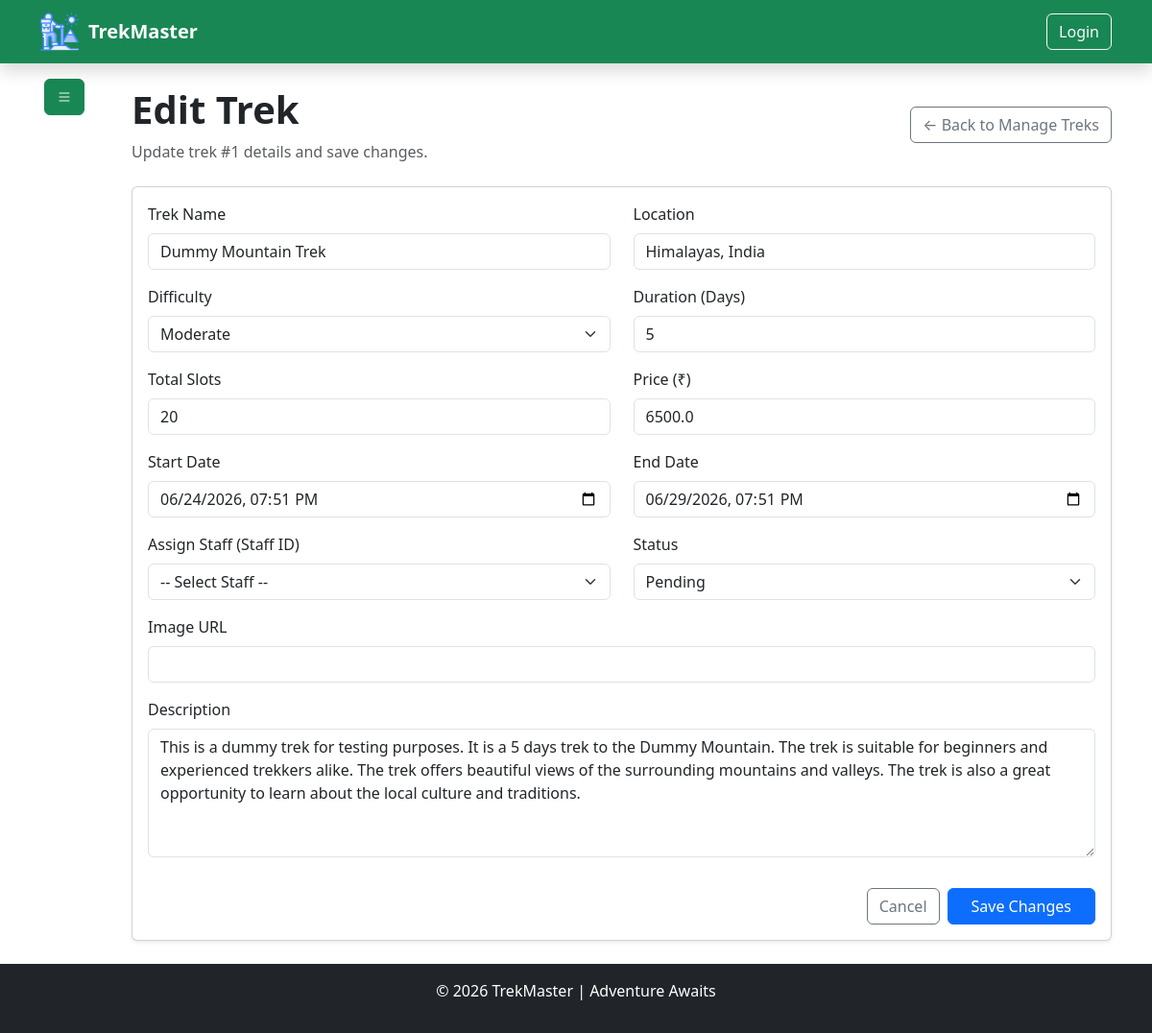
/admin/edittrek/1 (signed in), run on an earlier commit of the app's database.
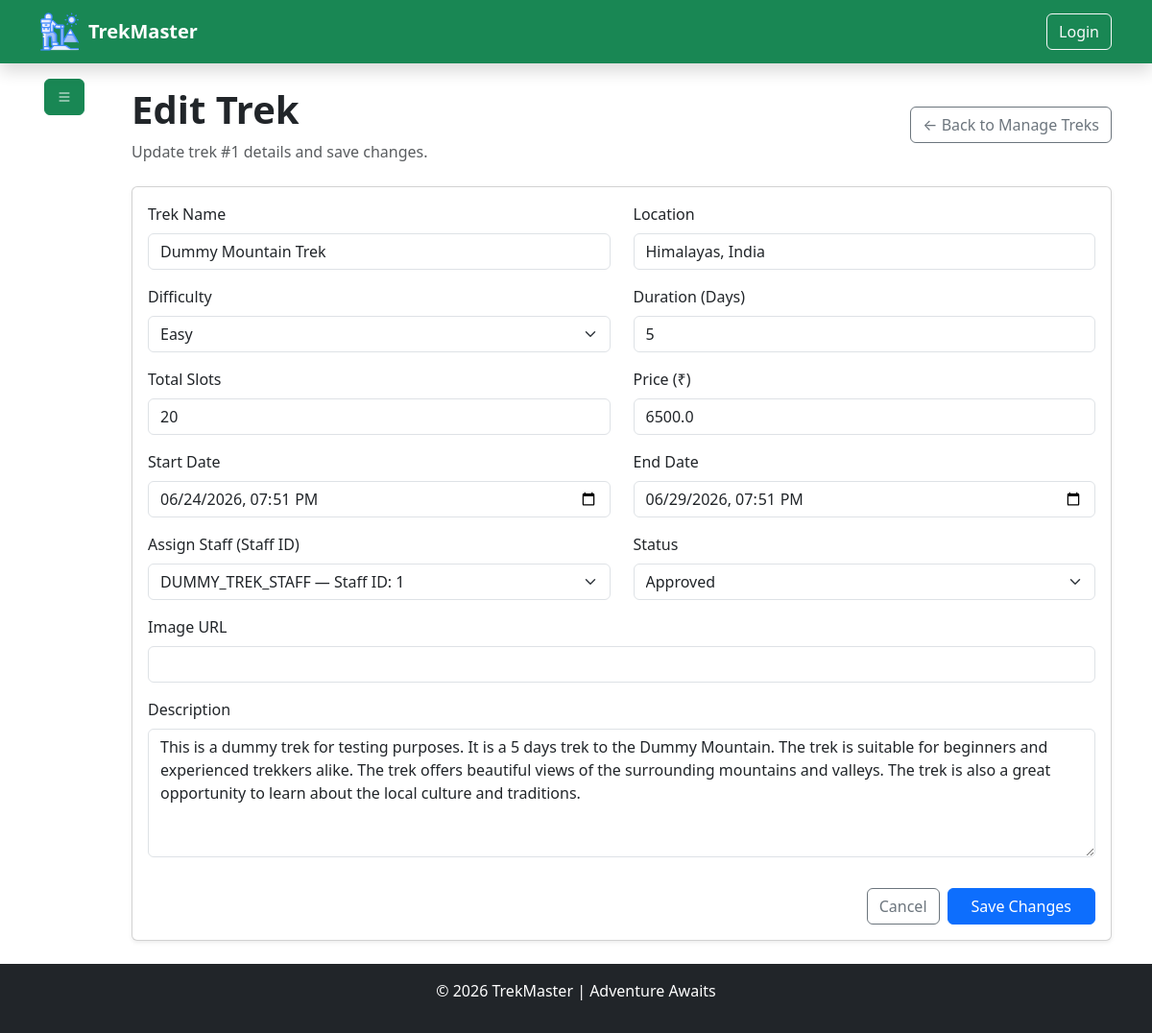
And on a later commit of the database.
### model/model.py (models this page shows, shortened)
class BaseModel(TimeStampMixin, db.Model):
    __abstract__ = True  ## means this class is not a table in the database, but it can be inherited by other models to have common fields [new concept of abstract base class in SQLAlchemy]
    id = db.Column(db.Integer, primary_key=True)

class StaffModel(BaseModel):
    __tablename__ = "staffs"
    user_id = db.Column(
        db.Integer, db.ForeignKey("users.id"), nullable=False, unique=True
    )
    joining_date = db.Column(db.DateTime, default=datetime.utcnow, nullable=False)
    experience = db.Column(db.Integer, nullable=False, default=0)  # in years
    address = db.Column(db.String(200), nullable=True, default="Add your address now")
    contact_number = db.Column(
        db.String(15), nullable=True, default="Add your contact number now"
    )
    staff_bio = db.Column(db.String(500), nullable=True, default="Add your bio now")
    Profile_status = db.Column(db.Enum(StaffStatus), default=StaffStatus.PENDING, nullable=False)
    treks = db.relationship(
        "TrekModel",
        backref=db.backref("staff", lazy=True),
        foreign_keys="TrekModel.assigned_staff_id",
        lazy=True,
    )  # one to many relationship with TrekModel

class UserModel(BaseModel):  ## trekkers [by default] , staff [call StaffModel] , admin [programitically created]
    __tablename__ = "users"
    username = db.Column(db.String(50), nullable=False)
    email = db.Column(db.String(100), unique=True, nullable=False)
    phone = db.Column(db.String(15), unique=True, nullable=False)
    password_hash = db.Column(db.String(128), nullable=False)
    role = db.Column(db.Enum(UserRole), default=UserRole.TREKKER, nullable=False)
    """
    # db.Enum is used to store the enum values in the database as strings, and it will automatically handle the conversion between the enum and the string representation in the database.
    # raw syntax : db.Enum("admin" , "user" , "staff" , name = "user_roles")  # this is the raw syntax to create enum in SQLAlchemy, but we are using python enum class to create enum and then using it in the model.
    """
    is_active = db.Column(db.Boolean, default=True, nullable=False)
    is_blacklisted = db.Column(db.Boolean, default=False, nullable=False)
    blacklisted_reason = db.Column(db.String(500), nullable=True)
    bookings = db.relationship(
        "BookingModel",  ## here we specify the python model name not the table name
        backref=db.backref("user", lazy=True), # gives booking132.user to access the user who made the booking
        foreign_keys="BookingModel.user_id",  # which foreign key should be used
        lazy=True,
        cascade="all, delete-orphan",  # if a user is deleted, all their bookings will be deleted as well
    )
    staff_profile = db.relationship(
        "StaffModel",
        backref=db.backref("user", uselist=False),
        uselist=False,
        cascade="all, delete-orphan",
    )
    reviews = db.relationship(
        "TrekReviewModel",
        backref=db.backref("user", lazy=True),
        foreign_keys="TrekReviewModel.user_id",
        lazy=True,
        cascade="all, delete-orphan",
    )

### utils/authentication.py (the view)
    def wrapper(*args , **kwargs):
        if "user_id" not in session:
            flash("Please log in to access this page.", "danger")
            return redirect("/auth/login")
        user = UserModel.query.filter_by(id=session["user_id"]).first()
        if not user:
            flash("User not found.", "danger")
            return redirect("/auth/login")
        return func(
            *args,
            **kwargs
        )

### controller/admin_controller.py (called while the page is built)
def get_approved_staff_users():
    approved_staff_profiles = StaffModel.query.filter_by(
        Profile_status=StaffStatus.APPROVED
    ).all()
    return [staff.user for staff in approved_staff_profiles if staff.user]

def form_data_from_trek(trek_obj):
    return {
        "name": trek_obj.name,
        "location": trek_obj.location,
        "difficulty": trek_obj.difficulty.value,
        "duration": trek_obj.duration,
        "total_slots": trek_obj.total_slots,
        "price": float(trek_obj.price),
        "starting_at": trek_obj.starting_at.strftime("%Y-%m-%dT%H:%M"),
        "ending_at": trek_obj.ending_at.strftime("%Y-%m-%dT%H:%M"),
        "assigned_staff_id": trek_obj.assigned_staff_id,
        "status": trek_obj.status.value,
        "image_url": trek_obj.image_url or "",
        "description": trek_obj.description or "",
    }

### routes/admin_routes.py (called while the page is built)
@admin_bp.route("/edittrek/<int:trek_id>", methods=["GET", "POST"])
@is_logged_in
@role_required(UserRole.ADMIN)
def edit_trek(trek_id):
    return admin_ctrl.edit_trek(trek_id)

### templates/admin/edit_trek.html (shortened to what the changed rows need)
{% extends "base.html" %}
{% block content %}
<div class="container">
  <div class="row flex justify-content-between">
    <div class="col-11">
      <div class="py-4">
        <div class="d-flex justify-content-between align-items-center mb-4">
          <div>
            <h1 class="fw-bold">Edit Trek</h1>
          </div>
        </div>
        <div class="card shadow-sm">
          <div class="card-body">
            <form action="/admin/edittrek/{{ trek.id }}" method="POST">
              <div class="row">
                <div class="col-md-6 mb-3">
                  <label class="form-label">Difficulty</label>
                  <select class="form-select" name="difficulty" required>
                    <option value="easy" {% if form_data.difficulty == 'easy' %}selected{% endif %}>Easy</option>
                    <option value="moderate" {% if form_data.difficulty == 'moderate' %}selected{% endif %}>Moderate</option>
                  </select>
                </div>
                <div class="col-md-6 mb-3">
                  <label class="form-label">Assign Staff (Staff ID)</label>
                  <select class="form-select" name="assigned_staff_id" required>
                    <option value="">-- Select Staff --</option>
                    {% for staff in staffs %}
                    <option value="{{ staff.staff_profile.id }}" {% if form_data.assigned_staff_id|string == staff.staff_profile.id|string %}selected{% endif %}>
                      {{ staff.username }} — Staff ID: {{ staff.staff_profile.id }}
                    </option>
                    {% endfor %}
                  </select>
                </div>
                <div class="col-md-6 mb-3">
                  <label class="form-label">Status</label>
                  <select class="form-select" name="status" required>
                    <option value="pending" {% if form_data.status == 'pending' %}selected{% endif %}>Pending</option>
                    <option value="approved" {% if form_data.status == 'approved' %}selected{% endif %}>Approved</option>
                  </select>
                </div>
              </div>
            </form>
          </div>
        </div>
      </div>
    </div>
  </div>
</div>
{% endblock %}

What changed in the data, as far as the page shows it:
now on this page (row edited): StaffModel: assigned_staff_id "DUMMY_TREK_STAFF — Staff ID: 1"
Also different on the page:
form field difficulty: "Moderate" → "Easy"
form field status: "Pending" → "Approved"
form field assigned_staff_id: "-- Select Staff --" → (not shown)
